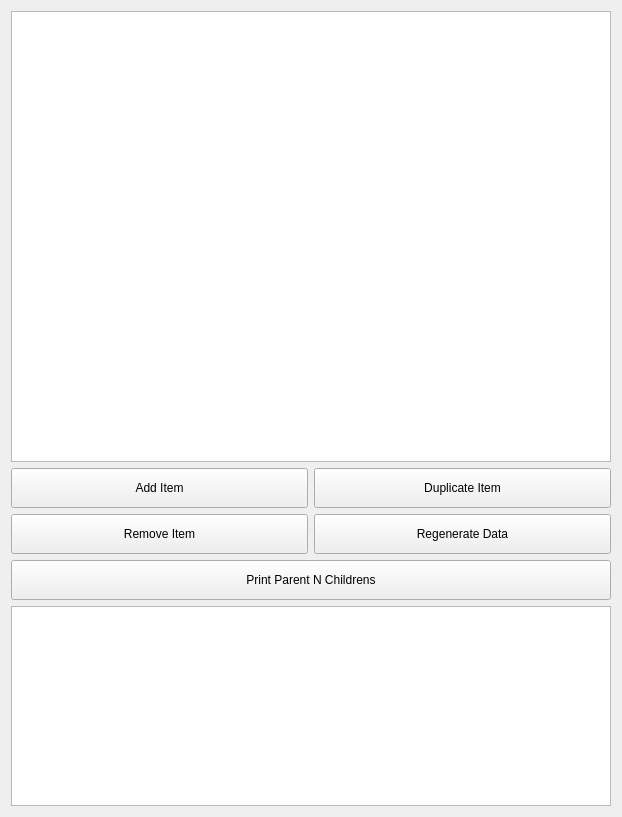
<?xml version="1.0" encoding="UTF-8"?>
<ui version="4.0">
 <class>Form</class>
 <widget class="QWidget" name="Form">
  <property name="geometry">
   <rect>
    <x>0</x>
    <y>0</y>
    <width>622</width>
    <height>817</height>
   </rect>
  </property>
  <property name="windowTitle">
   <string>Form</string>
  </property>
  <layout class="QVBoxLayout" name="verticalLayout">
   <item>
    <widget class="MyTreeview" name="treeView">
     <property name="minimumSize">
      <size>
       <width>600</width>
       <height>400</height>
      </size>
     </property>
     <property name="focusPolicy">
      <enum>Qt::NoFocus</enum>
     </property>
     <property name="dragEnabled">
      <bool>true</bool>
     </property>
     <property name="dragDropMode">
      <enum>QAbstractItemView::InternalMove</enum>
     </property>
     <property name="alternatingRowColors">
      <bool>true</bool>
     </property>
     <property name="selectionMode">
      <enum>QAbstractItemView::SingleSelection</enum>
     </property>
    </widget>
   </item>
   <item>
    <layout class="QGridLayout" name="buttons_gridLayout">
     <item row="0" column="0">
      <widget class="QPushButton" name="add_pushButton">
       <property name="sizePolicy">
        <sizepolicy hsizetype="MinimumExpanding" vsizetype="Fixed">
         <horstretch>0</horstretch>
         <verstretch>0</verstretch>
        </sizepolicy>
       </property>
       <property name="minimumSize">
        <size>
         <width>0</width>
         <height>40</height>
        </size>
       </property>
       <property name="maximumSize">
        <size>
         <width>16777215</width>
         <height>40</height>
        </size>
       </property>
       <property name="text">
        <string>Add Item</string>
       </property>
      </widget>
     </item>
     <item row="0" column="1">
      <widget class="QPushButton" name="duplicate_pushButton">
       <property name="sizePolicy">
        <sizepolicy hsizetype="MinimumExpanding" vsizetype="Fixed">
         <horstretch>0</horstretch>
         <verstretch>0</verstretch>
        </sizepolicy>
       </property>
       <property name="minimumSize">
        <size>
         <width>0</width>
         <height>40</height>
        </size>
       </property>
       <property name="maximumSize">
        <size>
         <width>16777215</width>
         <height>40</height>
        </size>
       </property>
       <property name="text">
        <string>Duplicate Item</string>
       </property>
      </widget>
     </item>
     <item row="1" column="0">
      <widget class="QPushButton" name="remove_pushButton">
       <property name="sizePolicy">
        <sizepolicy hsizetype="MinimumExpanding" vsizetype="Fixed">
         <horstretch>0</horstretch>
         <verstretch>0</verstretch>
        </sizepolicy>
       </property>
       <property name="minimumSize">
        <size>
         <width>0</width>
         <height>40</height>
        </size>
       </property>
       <property name="maximumSize">
        <size>
         <width>16777215</width>
         <height>40</height>
        </size>
       </property>
       <property name="text">
        <string>Remove Item</string>
       </property>
      </widget>
     </item>
     <item row="1" column="1">
      <widget class="QPushButton" name="regen_pushButton">
       <property name="sizePolicy">
        <sizepolicy hsizetype="MinimumExpanding" vsizetype="Fixed">
         <horstretch>0</horstretch>
         <verstretch>0</verstretch>
        </sizepolicy>
       </property>
       <property name="minimumSize">
        <size>
         <width>0</width>
         <height>40</height>
        </size>
       </property>
       <property name="maximumSize">
        <size>
         <width>16777215</width>
         <height>40</height>
        </size>
       </property>
       <property name="text">
        <string>Regenerate Data</string>
       </property>
      </widget>
     </item>
    </layout>
   </item>
   <item>
    <widget class="QPushButton" name="printTree_pushButton">
     <property name="sizePolicy">
      <sizepolicy hsizetype="MinimumExpanding" vsizetype="Fixed">
       <horstretch>0</horstretch>
       <verstretch>0</verstretch>
      </sizepolicy>
     </property>
     <property name="minimumSize">
      <size>
       <width>0</width>
       <height>40</height>
      </size>
     </property>
     <property name="maximumSize">
      <size>
       <width>16777215</width>
       <height>40</height>
      </size>
     </property>
     <property name="text">
      <string>Print Parent N Childrens</string>
     </property>
    </widget>
   </item>
   <item>
    <widget class="QTextEdit" name="textEdit">
     <property name="minimumSize">
      <size>
       <width>0</width>
       <height>200</height>
      </size>
     </property>
     <property name="maximumSize">
      <size>
       <width>16777215</width>
       <height>200</height>
      </size>
     </property>
     <property name="focusPolicy">
      <enum>Qt::NoFocus</enum>
     </property>
     <property name="readOnly">
      <bool>true</bool>
     </property>
    </widget>
   </item>
  </layout>
 </widget>
 <customwidgets>
  <customwidget>
   <class>MyTreeview</class>
   <extends>QTreeView</extends>
   <header>treeViewCustom</header>
  </customwidget>
 </customwidgets>
 <resources/>
 <connections/>
</ui>
